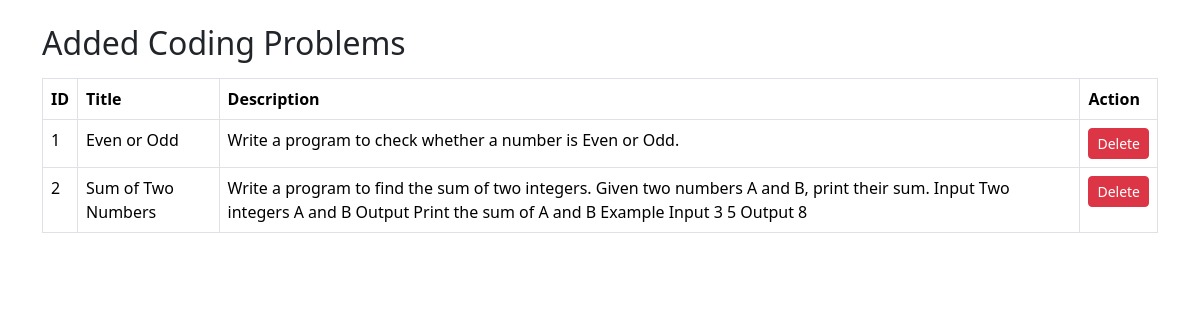
The page /admin_problems on the database its author committed.
### tables this page shows
CREATE TABLE problems(
        id INTEGER PRIMARY KEY AUTOINCREMENT,
        title TEXT,
        description TEXT
    );

### app.py (the view)
@app.route("/admin_problems")
def admin_problems():
    conn = sqlite3.connect("database.db")
    cur = conn.cursor()
    cur.execute("SELECT id, title, description FROM problems")
    problems = cur.fetchall()
    conn.close()
    return render_template("admin_problems.html", problems=problems)

### templates/admin_problems.html (shortened to what this page needs)
<!DOCTYPE html>
<html>
<head>
<link href="https://cdn.jsdelivr.net/npm/bootstrap@5.3.2/dist/css/bootstrap.min.css" rel="stylesheet">
</head>
<body class="container mt-4">
<h2>Added Coding Problems</h2>
<table class="table table-bordered mt-3">
<thead>
<tr>
<th>ID</th>
<th>Title</th>
<th>Description</th>
<th>Action</th>
</tr>
</thead>
<tbody>
{% for p in problems %}
<tr>
<td>{{p[0]}}</td>
<td>{{p[1]}}</td>
<td>{{p[2]}}</td>
<td>
<a href="/delete_problem/{{p[0]}}" class="btn btn-danger btn-sm">Delete</a>
</td>
</tr>
{% endfor %}
</tbody>
</table>
</body>
</html>

### rows shown on the page
problems: id "1", title "Even or Odd", description "Write a program to check whether a number is Even or Odd."
problems: id "2", title "Sum of Two Numbers", description "Write a program to find the sum of two integers. Given two numbers A and B, print their sum. Input Two integers A and B Output Print the sum of A and B Example Input 3 5 Output 8"
